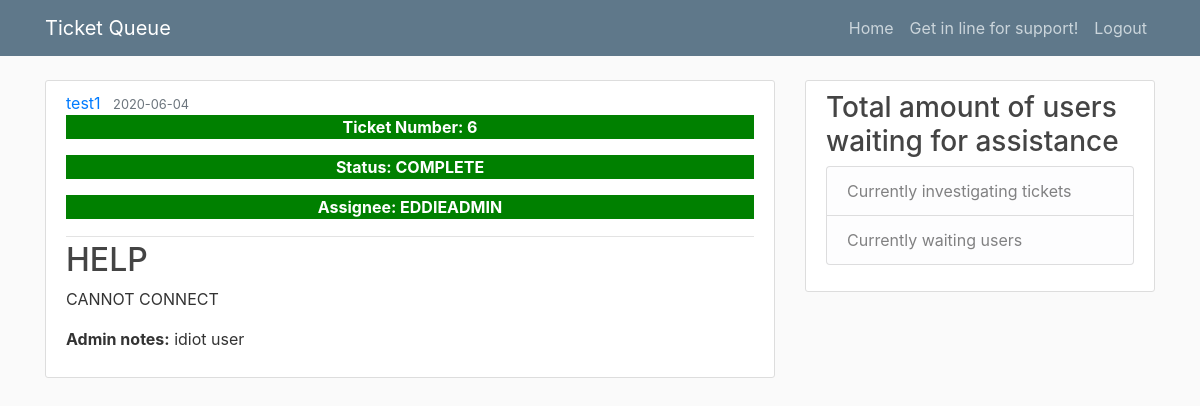
Page /post/6 (signed in) on the earlier database version.
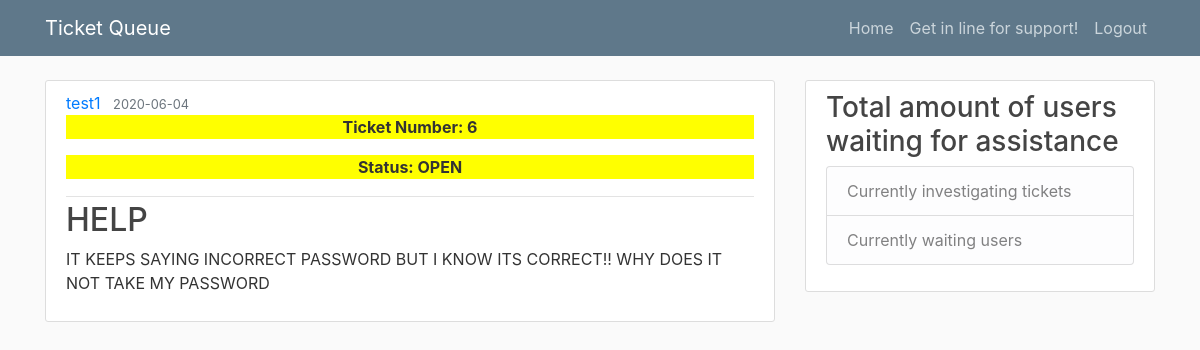
Same page on the later database version.
### helpdeskqueue/models.py (models this page shows, shortened)
class User(db.Model, UserMixin):
    id = db.Column(db.Integer, primary_key = True)
    username = db.Column(db.String(20), unique = True, nullable = False)
    user_type = db.Column(db.String(20), unique = True, nullable = False)
    email = db.Column(db.String(120), unique = True, nullable = False)
    password = db.Column(db.String(60), nullable = False)
    posts = db.relationship('Post', backref = 'author', lazy = True)

class Post(db.Model):
    id = db.Column(db.Integer, primary_key = True)
    title = db.Column(db.String(100), nullable = False)
    date_posted = db.Column(db.DateTime, nullable = False, default = datetime.utcnow)
    content = db.Column(db.Text, nullable = False)
    category = db.Column(db.Text, nullable = False)
    status = db.Column(db.Text, nullable = False)
    user_id = db.Column(db.Integer, db.ForeignKey('user.id'), nullable = False)
    notes = db.Column(db.String, nullable = True)
    assisted_by = db.Column(db.String, nullable = True)

### helpdeskqueue/routes.py (the view, shortened to what this page needs)
@app.route("/post/<int:post_id>", methods = ['GET', 'POST'])
@login_required
def post(post_id):
    admin = 'admin'
    form = QueueForm()
    action = PageAction()
    post = Post.query.get_or_404(post_id)
    return render_template('post.html', title = post.title, post = post, admin = admin, status = status, form = form, action = action)

### helpdeskqueue/models.py (called while the page is built)
@login_manager.user_loader
def load_user(user_id):
    return User.query.get(int(user_id))

### helpdeskqueue/templates/post.html (shortened to what this page needs)
{% extends 'layout.html' %}
{% block content %}
    <article class="media content-section">
        <div class="media-body">
          <div class="article-metadata">
            <a class="mr-2" href="{{ url_for('user_posts', username = post.author.username) }}">{{ post.author.username }}</a>
            <small class="text-muted">{{ post.date_posted.strftime('%Y-%m-%d') }}</small>
            {% if post.status == status[0] %}
            <p style="background-color: #FFFF00; text-align: center"><strong>Ticket Number: {{ post.id }}</strong></p>
            <p style="background-color: #FFFF00; text-align: center"><strong>Status: {{ post.status.upper() }}</strong></p>
            {% endif %}
            {% if post.status == status[2] %}
            <p style = "background-color: green; text-align: center; color: white" ><strong>Ticket Number: {{ post.id }}</strong></p>
            <p style = "background-color: green; text-align: center; color: white" ><strong>Status: {{ post.status.upper() }}</strong></p>
            <p style = "background-color: green; text-align: center; color: white"><strong>Assignee: {{ post.assisted_by.upper() }}</strong></p>
            {% endif %}
          </div>
          <h2 class = "article-title">{{ post.title }}</h2>
          <p class= "article-content">{{ post.content }}</p>
          {% if post.notes %}
          <p class="article-content"><strong>Admin notes:</strong> {{ post.notes }}</p>
          {% endif %}
        </div>
      </article>
{% endblock content %}

### helpdeskqueue/templates/layout.html (shortened to what this page needs)
<!DOCTYPE html>
<html lang="en">
<head>
    <link rel="stylesheet" href="https://stackpath.bootstrapcdn.com/bootstrap/4.5.0/css/bootstrap.min.css">
    <link rel="stylesheet" type="text/css" href="{{ url_for('static', filename = 'main.css') }}">
</head>
<body>
    <header class="site-header">
        <nav class="navbar navbar-expand-md navbar-dark bg-steel fixed-top">
        <div class="container">
            {% if current_user.user_type == 'admin' %}
            <a class="navbar-brand mr-4" href="{{url_for('admin_home')}}">Ticket Queue</a>
            {% else %}
            <a class="navbar-brand mr-4" href="/">Ticket Queue</a>
            {% endif %}
            <div class="collapse navbar-collapse" id="navbarToggle">
              <div class="navbar-nav">
                {% if current_user.user_type == 'admin'%}
                  <a class="nav-item nav-link" href="{{url_for('admin_home')}}">Admin Home</a>
                  <a class="nav-item nav-link" href="{{url_for('logout')}}">Logout</a>
                {% elif current_user.is_authenticated %}
                  <a class="nav-item nav-link" href="{{url_for('user_home')}}">Home</a>
                  <a class="nav-item nav-link" href="{{url_for('create_post')}}">Get in line for support!</a>
                  <a class="nav-item nav-link" href="{{url_for('logout')}}">Logout</a>
                {% endif %}
              </div>
          </div>
        </nav>
    </header>
    <main role="main" class="container">
        <div class="row">
          <div class="col-md-8">
            {% block content %}{% endblock content %}
          </div>
          {% if current_user.user_type == 'admin' %}
          <div class="col-md-4">
            <div class="content-section">
              <h3>Ticket Statistics</h3>
                <ul class="list-group">
                  <li class="list-group-item list-group-item-light">Open: {% block open_count %}{% endblock open_count %}</li>
                  <li class="list-group-item list-group-item-light">Assisting: {% block assisting_count %}{% endblock assisting_count %}</li>
                  <li class="list-group-item list-group-item-light">Complete: {% block complete_count %}{% endblock complete_count %}</li>
                  <li class="list-group-item list-group-item-light">Canceled: {% block canceled_count %}{% endblock canceled_count %}</li>
                </ul>
              </p>
            </div>
          </div>
          {% else %}
          <div class="col-md-4">
            <div class="content-section">
              <h3>Total amount of users waiting for assistance</h3>
                <ul class="list-group">
                  <li class="list-group-item list-group-item-light">Currently investigating {% block user_count_assist %}{% endblock user_count_assist %} tickets</li>
                  <li class="list-group-item list-group-item-light">Currently waiting {% block user_count_open %}{% endblock user_count_open %} users</li>
                </ul>
            </div>
          </div>
          {% endif %}
        </div>
      </main>
</body>
</html>

### helpdeskqueue/static/main.css (style rules this page uses)
body { background: #fafafa; color: #333333; margin-top: 5rem; }
h1, h2, h3, h4, h5, h6 { color: #444444; }
.bg-steel { background-color: #5f788a; }
.site-header .navbar-nav .nav-link { color: #cbd5db; }
.content-section { background: #ffffff; padding: 10px 20px; border: 1px solid #dddddd; border-radius: 3px; margin-bottom: 20px; }
.article-title { color: #444444; }
.article-content { white-space: pre-line; }
.article-metadata { padding-bottom: 1px; margin-bottom: 4px; border-bottom: 1px solid #e3e3e3 }

Differences in the rows shown:
changed Post "HELP": content "CANNOT CONNECT" → "IT KEEPS SAYING INCORRECT PASSWORD BUT I KNOW ITS CORRECT!! WHY DOES IT NOT TAKE MY PASSWORD"; status "COMPLETE" → "OPEN"; assisted_by "EDDIEADMIN" → (not shown); notes "idiot user" → (not shown)
Other differences:
text no longer shown: "Assignee: Admin notes:"
